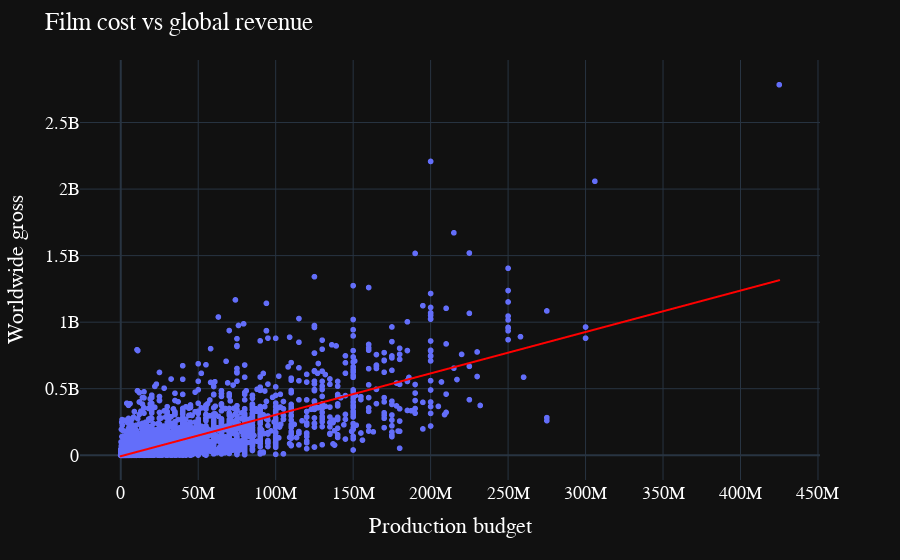

Notebook source saved alongside this figure:
### Code cell
# plotting scatter chart between variables
fig = px.scatter(data_frame = df5, x = 'production_budget_usd',
                y = 'worldwide_gross_usd', template = 'plotly_dark',
                trendline = 'ols', trendline_color_override = 'red')

fig.update_layout(
    title = {
        'text': 'Film cost vs global revenue'},
    xaxis_title = 'Production budget',
    yaxis_title = 'Worldwide gross',
    font_family = "Arial",
    font_color = "White",
    font = dict(size = 18),
    title_font_family = "Arial",
    title_font_color = "White")

fig.show()

### Figure 1 — Plotly figure (JSON) as saved in the notebook; plotly's stock layout.template omitted (floating-point values rounded to 4 significant figures; data arrays with more than 128 entries replaced by an {"elided": "..."} marker saying what was removed)
{"data": [{"hovertemplate": "production_budget_usd=%{x}<br>worldwide_gross_usd=%{y}<extra></extra>", "legendgroup": "", "marker": {"color": "#636efa", "symbol": "circle"}, "mode": "markers", "name": "", "showlegend": false, "type": "scattergl", "x": {"elided": "5034 int values"}, "xaxis": "x", "y": {"elided": "5034 int values"}, "yaxis": "y"}, {"hovertemplate": "<b>OLS trendline</b><br>worldwide_gross_usd = 3.11151 * production_budget_usd + -7.23619e+06<br>R<sup>2</sup>=0.549649<br><br>production_budget_usd=%{x}<br>worldwide_gross_usd=%{y} <b>(trend)</b><extra></extra>", "legendgroup": "", "line": {"color": "red"}, "marker": {"color": "#636efa", "symbol": "circle"}, "mode": "lines", "name": "", "showlegend": false, "type": "scattergl", "x": {"elided": "5034 int values"}, "xaxis": "x", "y": {"elided": "5034 float values"}, "yaxis": "y"}], "layout": {"font": {"color": "White", "family": "Arial", "size": 18}, "legend": {"tracegroupgap": 0}, "margin": {"t": 60}, "title": {"font": {"color": "White", "family": "Arial"}, "text": "Film cost vs global revenue"}, "xaxis": {"anchor": "y", "domain": [0, 1], "title": {"text": "Production budget"}}, "yaxis": {"anchor": "x", "domain": [0, 1], "title": {"text": "Worldwide gross"}}}}
